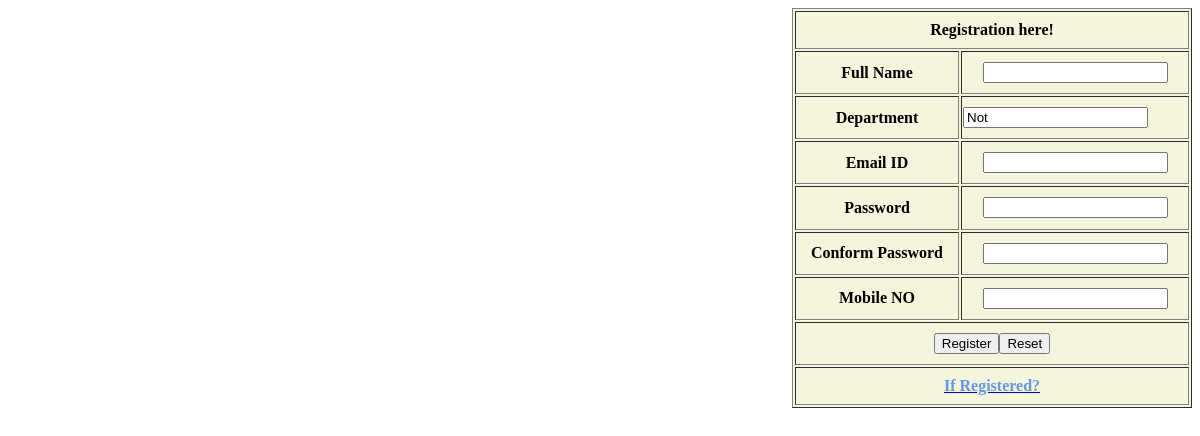
/employee/, run on an earlier commit of the app's database.
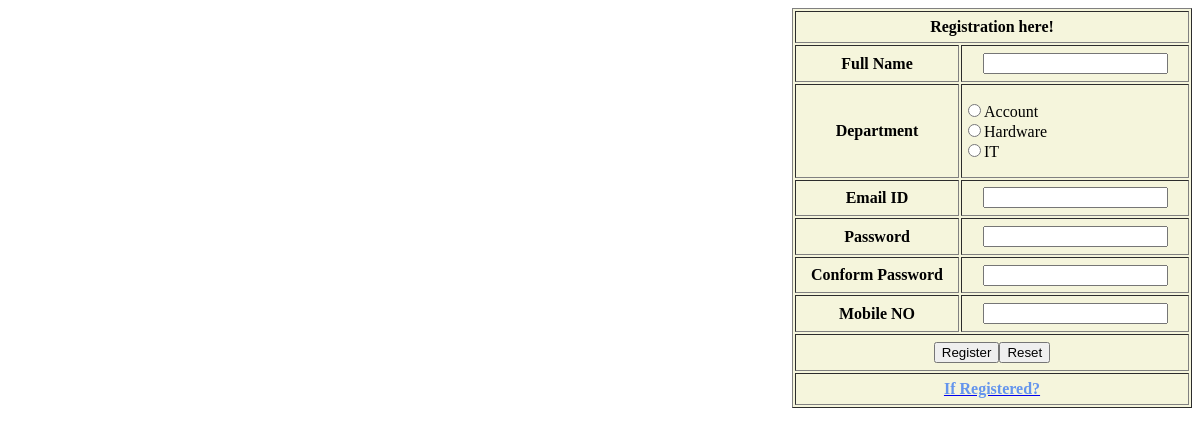
And on a later commit of the database.
### employee/models.py (models this page shows)
class Department(models.Model):
    dname=models.CharField(max_length=100)

### employee/views.py (the view)
# urls.py: urlpatterns=patterns('',url(r'^$',views.registration,name='registration'),
def registration(request):
    dept_list=Department.objects.order_by('dname')
    return HttpResponse(render(request,'employee/Registration.html',{'dept_list':dept_list,}))

### employee/templates/employee/Registration.html (shortened to what this page needs)
<!DOCTYPE html>
<html>
<head lang="en">
</head>
<body>
    <form action="{% url 'employeeview:employeeInsert' %}" method="post">
    <table align="right" border="1" style="background-color: beige;height: 400px;width: 400px">
        <tr>
            <th colspan="2">Registration here!</th>
        </tr>
        <tr>
            <th>Full Name</th>
            <td align="Center"><input type="text" name="ename" required></td>
        </tr>
        <tr>
            <th align="center">Department</th>
            <td align="left">
                    {% if dept_list %}
                    {% for dept in dept_list %}
                        <input type="radio" name="dept" value="{{ dept.id }}" required>{{ dept.dname }}<br/>
                    {% endfor %}
                    {% else %}
                        <input type="text" value="Not">
                    {% endif %}
            </td>
        </tr>
        <tr>
            <th>Email ID</th>
            <td align="center"><input type="email" name="emailid" required></td>
        </tr>
        <tr>
            <th>Password</th>
            <td align="center"><input type="password" name="password" required></td>
        </tr>
        <tr>
            <th>Conform Password</th>
            <td align="center"><input type="password" name="cpass" required></td>
        </tr>
        <tr>
            <th>Mobile NO</th>
            <td align="center"><input type="number" name="mobno" required></td>
        </tr>
        <tr>
            <td colspan="2" align="center"><input type="submit" value="Register"><input type="reset" value="Reset"></td>
        </tr>
        <tr>
            <td colspan="2" align="center"><a href="{% url 'employeeview:moveLogin' %}"><strong style="color: cornflowerblue">If Registered?</strong></a></td>
        </tr>
    </table>
 </form>
</body>
</html>

What changed in the data, as far as the page shows it:
added Department: dname "Account"
added Department: dname "Hardware"
added Department: dname "IT"
Also different on the page:
form field value: "Not" → (not shown)
